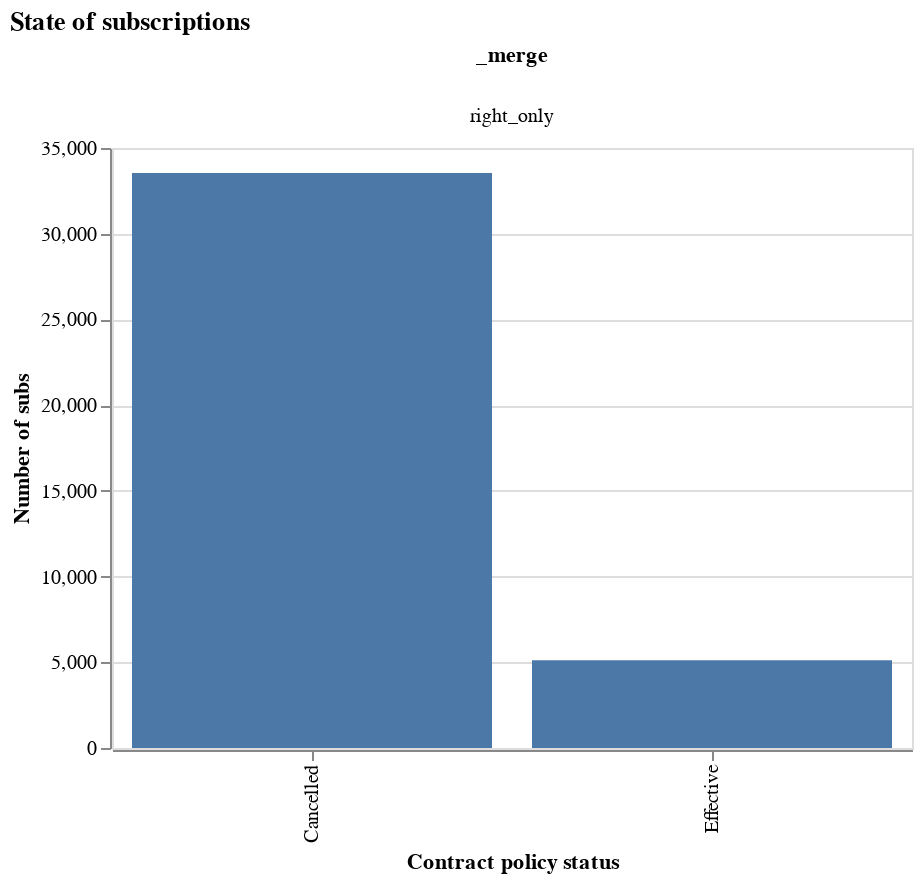

The cell this chart's notebook holds for it:
### Code cell
import altair as alt

df = pd.read_csv("final.csv")


df = (
    df.groupby(["Contract policy status", "_merge"])["External Policy Number"]
    .agg("count")
    .reset_index()
)

alt.Chart(df.loc[df["_merge"] == "right_only", :]).mark_bar().encode(
    x="Contract policy status",
    y=alt.Y("External Policy Number:Q", axis=alt.Axis(title="Number of subs")),
    column="_merge",
).properties(width=400, height=300, title="State of subscriptions")

### Figure 1 — Vega-Lite specification as saved in the notebook (floating-point values rounded to 4 significant figures)
{"config": {"view": {"continuousWidth": 400, "continuousHeight": 300}}, "data": {"name": "data-a4ce02a09cbb4741dd4d7be77ab7228f"}, "mark": "bar", "encoding": {"column": {"type": "nominal", "field": "_merge"}, "x": {"type": "nominal", "field": "Contract policy status"}, "y": {"type": "quantitative", "axis": {"title": "Number of subs"}, "field": "External Policy Number"}}, "height": 300, "title": "State of subscriptions", "width": 400, "$schema": "https://vega.github.io/schema/vega-lite/v4.0.2.json", "datasets": {"data-a4ce02a09cbb4741dd4d7be77ab7228f": [{"Contract policy status": "Cancelled", "_merge": "right_only", "External Policy Number": 33545}, {"Contract policy status": "Effective", "_merge": "right_only", "External Policy Number": 5126}]}}
